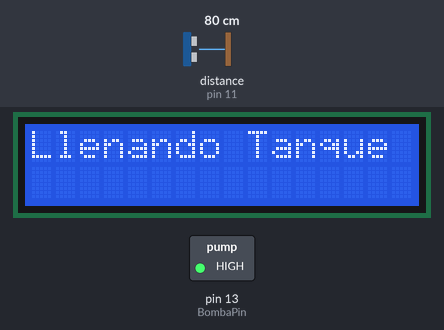
Bench run of a sketch on a simulated Arduino Uno, built with avr-gcc and run on an emulated ATmega328P. On the bench: 16×2 character LCD, switched loads named in the sketch (green lamp = pin HIGH). Wiring (inferred from the names in the program): ultrasonic range finder: trigger pin 12; echo pin 11. The test bench sets the inputs (shaded band); at power-on: distance to the obstacle (sensor on pin 11) 80 cm. The echo pulse lasts 58.3 µs per cm; pins used as bus, display or sensor lines are not drawn.

Above: at 3.8 s.
3.9 s: distance to the obstacle (sensor on pin 11) set to 2 cm
At 4.7 s:
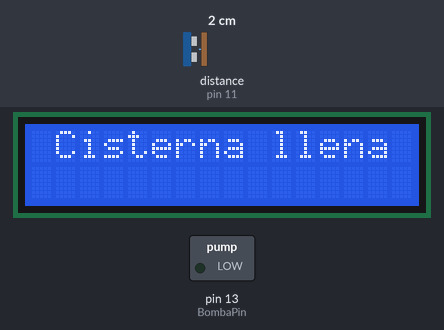
6.9 s: distance to the obstacle (sensor on pin 11) set to 18 cm
At 7.7 s:
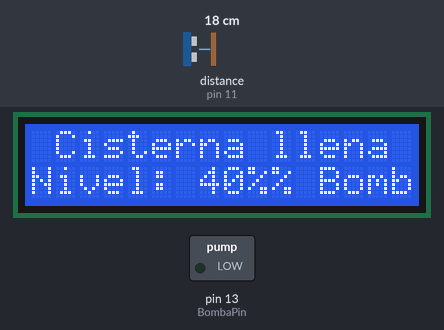
9.9 s: distance to the obstacle (sensor on pin 11) set to 4 cm
At 10.7 s:
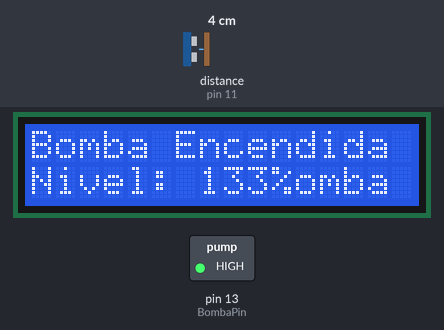
12.9 s: distance to the obstacle (sensor on pin 11) set to 250 cm
At 13.7 s:
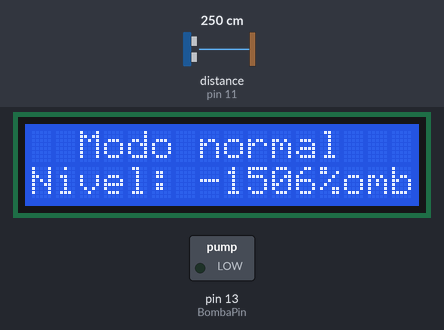
15.4 s: distance to the obstacle (sensor on pin 11) set to 9 cm
At 16.8 s:
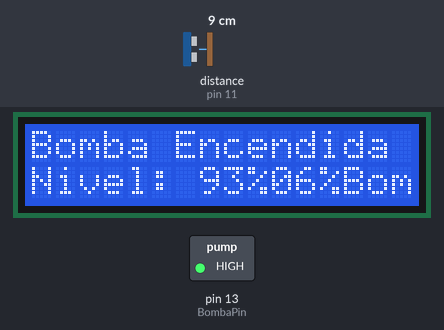
18.4 s: distance to the obstacle (sensor on pin 11) set to 12 cm
At 19.8 s:
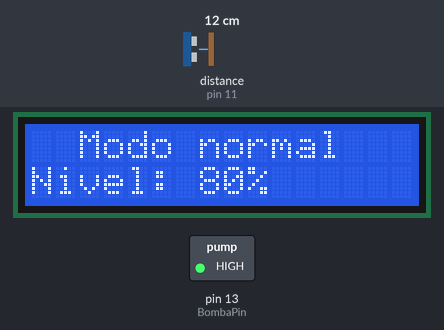
Timing chart, 0 to 21.4 s (numbered marks = the images above; inputs shaded):
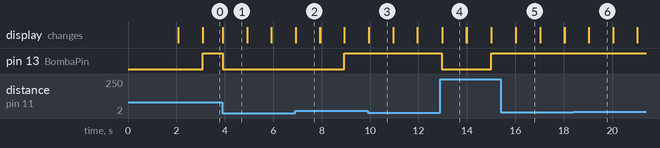

Measured:
- the behaviour switches between 10 and 11 cm on distance to the obstacle (sensor on pin 11) (found by bisection; images 5 and 6)
- after the input at 3.9 s, pin 13 (BombaPin): HIGH → LOW at once; the display: changes at once (image 1)
- after the input at 6.9 s, pin 13 (BombaPin): LOW → HIGH after 2.0 s; the display: changes at once (image 2)
- after the input at 9.9 s, the display: first differs from a run without the input after 0.05 s (image 3)
- after the input at 12.9 s, the display: changes after 0.08 s (image 4)
- after the input at 15.4 s, the display: first differs from a run without the input after 0.62 s (image 5)
- after the input at 18.4 s, pin 13 (BombaPin): stays HIGH (without the input it goes to LOW after 1.6 s)

The sketch:

Proyecto_Final_QM_V1.ino
```cpp
//Autor Quique Mansilla
//Escuela Tecnica N° 2 Obispo Colombres
//Control de Nivel de Cisterna Automatico que muestra estado y datos en LCD usando un sensor ultrasonico
//Se mide el nivel y se expone en %, en variable "Nivel", el valor de dicha variable se usa para la evaluacion de las condiciones logicas
//Se usa en este proyecto un LCD Winstar WH1602A

#include <LiquidCrystal.h>

const int EchoPin = 11;
const int TriggerPin = 12;
const int BombaPin = 13;//Pin de salida para encender bomba
const int Maximo = 100; //nivel maximo 100% cisterna llena
const int Minimo = 90; //nivel minimo 90%, bajando de ese nivel se vuelve a llenar la cisterna
//int Nivel = 0; //Se declara la variable "Nivel",que se usará de aqui en adelante. Condicion inical, tanque vacio
LiquidCrystal lcd(2, 3, 4, 5, 6, 7); //Configuracion del LCD: parametros (RS, EN, D4, D5, D6, D7)

void setup() {
  pinMode(BombaPin, OUTPUT);
  pinMode(TriggerPin, OUTPUT);
  pinMode(EchoPin, INPUT);

  lcd.begin(16, 2); // Configura el lcd con los siguientes parametros (Columnas, Filas) LCD de 16 columnas x 2 filas

  apagarBomba(BombaPin); //Apaga la Bomba cuando inicia

  lcd.println("   Iniciando    ");
  lcd.print(" Control Nivel  ");
  delay(2000);
  lcd.clear();

  //Ejecuta la condicion inicial: El sistema, cuando inicia, mide el nivel y si este es menor que el Minimo establecido encenderá la bomba hasta llenar cisterna,
  //luego ingresa en modo trabajo normal, caso contrario asegura apagando la bomba y pasa directamente a modo de trabajo normal

  lcd.println("  Nivel Inical  ");
  float Distancia = ping(TriggerPin, EchoPin); //Se llama a la funcion "ping" definida al final y guardo el valor que devuelve dicha funcion en variable Distancia
  long int Nivel = nivel(Distancia); //Se llama a la funcion "nivel" definida al final y guardo el valor que devuelva esta funcion en variable "Nivel"
  imprimeLCDValor(Nivel); //Muestra en display LCD el valor del Nivel en %
  delay(1000);

  //Si Nivel es menor que el minimo establecido mantiene el proceso de llenado de bomba mientras en nivel sea menor que el maximo establecido
  if (Nivel < Minimo){
    while (Nivel < Maximo) {
      encenderBomba(BombaPin); //Enciende la bomba para llenar la cisterna
      lcd.clear();
      lcd.println("Llenando Tanque ");
      Distancia = ping(TriggerPin, EchoPin); //Se llama a la funcion "ping" definida al final y guardo el valor que devuelve dicha funcion en variable Distancia
      Nivel = nivel(Distancia); //Se llama a la funcion "nivel" definida al final y guardo el valor que devuelva esta funcion en variable "Nivel"
      imprimeLCDValor(Nivel); //Muestro en display LCD el valor del nivel (%)
    }
  }

  apagarBomba(BombaPin);
  lcd.clear();
  lcd.println(" Cisterna llena ");
  delay(1000);
}

//Inicial lazo infinito, secuencial ingresando en el modo normal de trabajo
void loop() {
  lcd.println("  Modo normal   ");
  lcd.print("   de trabajo   ");
  delay(1000);
  float Distancia = ping(TriggerPin, EchoPin); //Se llama a la funcion "ping" definida al final y guardo el valor que devuelve dicha funcion en variable Distancia
  long int Nivel = nivel(Distancia); //Se llama a la funcion "nivel" definida al final y guardo el valor que devuelva esta funcion en variable "Nivel"
  imprimeLCDValor(Nivel); //Muestro display LCD el valor del nivel (%)
  delay(1000);

  //Si el nivel es mayor que el Minimo establecido mantiene la Bomba apagada mientras el nivel sea mayor que el minimo establecido
  if (Nivel > Minimo){
    do {
      Distancia = ping(TriggerPin, EchoPin); //Se llama a la funcion "ping" definida al final y guardo el valor que devuelve dicha funcion en variable Distancia
      Nivel = nivel(Distancia);  //Se llama a la funcion "nivel" definida al final y guardo el valor que devuelva esta funcion en variable "Nivel"
      apagarBomba(BombaPin);
      lcd.println(" Bomba Apagada  ");
      imprimeLCDValor(Nivel); //Muestro en display LCD el valor del nivel (%)
      delay(1000);
    } while (Nivel > Minimo);
    lcd.clear();
  }

  //Actualiza el valor de la medicion de nivel en %
  Distancia = ping(TriggerPin, EchoPin); //Se llama a la funcion "ping" definida al final y guardo el valor que devuelve dicha funcion en variable Distancia
  Nivel = nivel(Distancia);  //Se llama a la funcion "nivel" definida al final y guardo el valor que devuelva esta funcion en variable "Nivel"

  // Si el nivel esta por debajo del minimo establecido enciente la bomba hasta que alcamce el maximo (Tanque lleno)
  if (Nivel < Minimo) {
    lcd.println(" Reponer Nivel  ");
    delay(1000);
    lcd.clear();
    do {
    encenderBomba(BombaPin);
    lcd.println("Bomba Encendida ");
    Distancia = ping(TriggerPin, EchoPin); //Se llama a la funcion "ping" definida al final y guardo el valor que devuelve dicha funcion en variable Distancia
    Nivel = nivel(Distancia);  //Se llama a la funcion "nivel" definida al final y guardo el valor que devuelva esta funcion en variable "Nivel"
    imprimeLCDValor(Nivel); //Muestro en display LCD el valor del nivel (%)
    delay(1000);
    } while (Nivel < Maximo);
    lcd.clear();
  }
}
```

Definicon_Funciones.ino
```cpp
//ARCHIVO DE DEFINICION DE FUNCIONES

// Se define la funcion "ping" para medir la distancia usando las caracteristicas del sensor ultrasonico. El valor de la distancia indica el nivel(cm)
float ping(int TriggerPin, int EchoPin) {
  long duration, distanceCm;

  digitalWrite(TriggerPin, LOW);  //para generar un pulso limpio ponemos a LOW 4us
  delayMicroseconds(4);
  digitalWrite(TriggerPin, HIGH);  //generamos Trigger (disparo) de 10us
  delayMicroseconds(10);
  digitalWrite(TriggerPin, LOW);

  duration = pulseIn(EchoPin, HIGH);  //medimos el tiempo entre pulsos, en microsegundos

  distanceCm = duration * 10 / 292/ 2;   //convertimos a distancia, en cm

  return distanceCm;
}

//Se define la funcion "nivel" que calcula el nivel de agua en %, suponemos una profundidad de 15 cm + distancia ubicacion del sensor (8 cm)
long int nivel(int Distancia){
  const int Vacio = 23; //Distancia maxima, cuando el bidon está vacio
  long int Porciento;
  Porciento = (-(100*(Distancia - Vacio)))/15;  //Calcula el nivel de agua en % Ecuacion de una recta Y  = Nivel(%); x = Distancia(cm)
                                                //x = 8 cm -> Y = 100% (valde lleno); x = 23 cm -> y = 0% (valde vacio)
  return Porciento;
  }

//Definicion de funcion "impreimeValor" que muestra en monitor serial valor de "Distancia"
void imprimeValor(float Distancia) {
  Serial.print("Distancia: ");
  Serial.print(Distancia);
  Serial.println(" cm");
  return;
  }

//Definicion de funcion "imprimeValor1" que muestra en monitor serial valor de "Nivel" en %
void imprimeValor1(long int Nivel) {
  Serial.print("Nivel: ");
  Serial.print(Nivel);
  Serial.println(" %");
  return;
  }

//Se define la funcion "encenderBomba"
void encenderBomba(int BombaPin){
  digitalWrite(BombaPin, HIGH); // Enciende la bomba para que se llene la cisterna
  Serial.println("Bomba Encendida");
  }

//Se define la funcion "apagarBomba"
void apagarBomba(int BombaPin){
  digitalWrite(BombaPin, LOW); //Apaga la bomba
  Serial.println("Bomba Apagada");
  }

  //Definicion de funcion "imprimeLCDValor" que muestra en LCD el valor del Nivel en %
void imprimeLCDValor(long int Nivel) {
  lcd.setCursor(0, 1); //Posiciona el cursor en (Columna, fila) inicio de la segunda fila del LCD
  lcd.print("Nivel: ");
  lcd.print(Nivel);
  lcd.print("%");
    }
```
